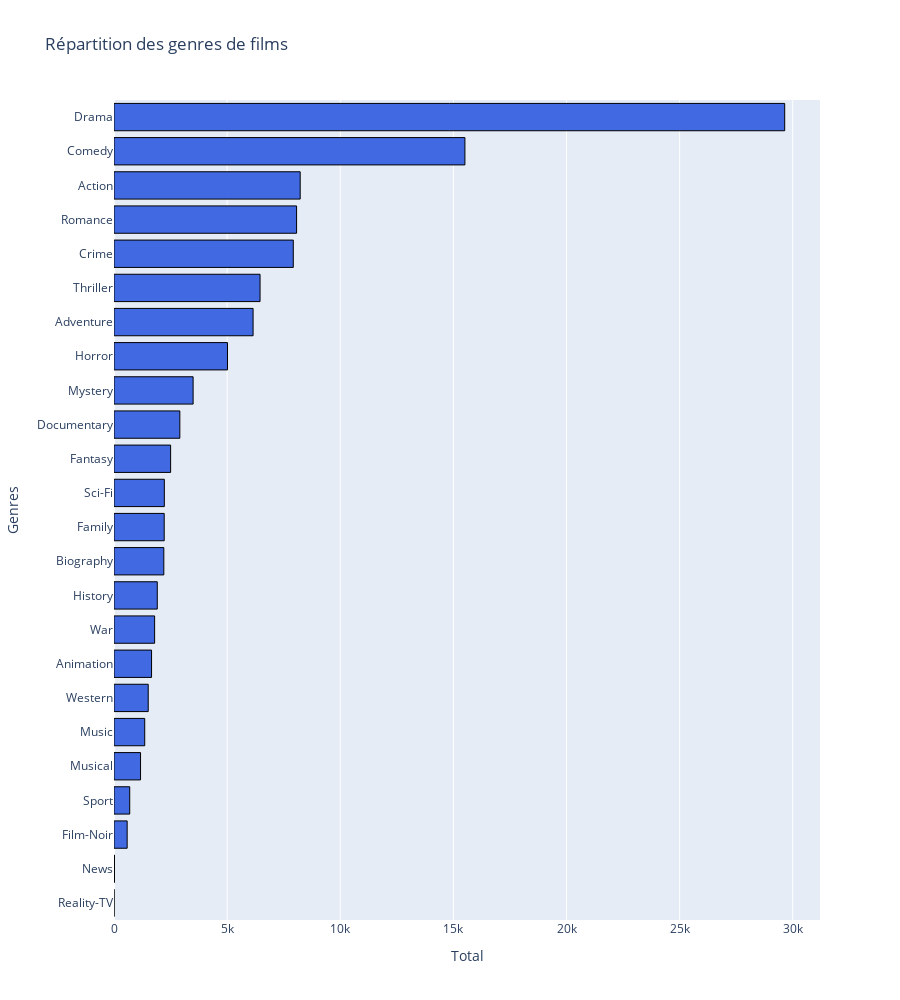

The cell this chart's notebook holds for it:
### Markdown cell above
- On cherche quel genre de films est le plus répandu dans le dataset filtré

### Code cell
def graph_by_genre(df):
    total_genres = df.explode('titre_genres')['titre_genres'].value_counts()[::-1]
    fig = go.Figure()
    fig.add_trace(go.Bar(
        x=total_genres.values,
        y=total_genres.index,
        orientation="h",
        showlegend=False,
        marker=dict(
            color='royalblue',
            line=dict(color='black', width=1))
    ))

    fig.update_layout(
        title= "Répartition des genres de films",
        xaxis_title="Total",
        yaxis_title="Genres",
        autosize=True,
        height= 1000,
    )
    fig.show()

graph_by_genre(df)

### Figure 1 — Plotly figure (JSON) as saved in the notebook; plotly's stock layout.template omitted (floating-point values rounded to 4 significant figures)
{"data": [{"marker": {"color": "royalblue", "line": {"color": "black", "width": 1}}, "orientation": "h", "showlegend": false, "type": "bar", "x": [1, 21, 582, 695, 1173, 1358, 1513, 1660, 1795, 1913, 2202, 2219, 2225, 2502, 2910, 3497, 5016, 6147, 6455, 7924, 8070, 8229, 15509, 29643], "y": ["Reality-TV", "News", "Film-Noir", "Sport", "Musical", "Music", "Western", "Animation", "War", "History", "Biography", "Family", "Sci-Fi", "Fantasy", "Documentary", "Mystery", "Horror", "Adventure", "Thriller", "Crime", "Romance", "Action", "Comedy", "Drama"]}], "layout": {"autosize": true, "height": 1000, "title": {"text": "Répartition des genres de films"}, "xaxis": {"title": {"text": "Total"}}, "yaxis": {"title": {"text": "Genres"}}}}
